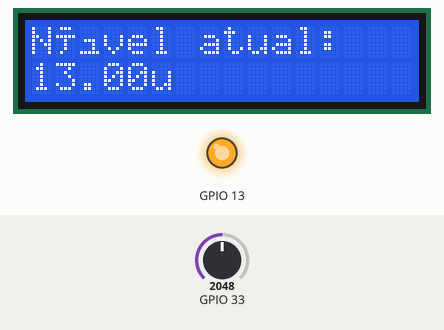
This sketch was run on a simulated ESP32. Parts: 16×2 character LCD, output pins drawn as LEDs (lit = HIGH). The inputs (shaded band) are chosen by the test bench; at power-on: GPIO 33 = 2048. WiFi joins after 1.5 s; servers stay silent unless stated; what the sketch prints to the serial monitor is not drawn.

Above: at 7.6 s.
7.7 s: GPIO 33 set to 1421
At 8.8 s:
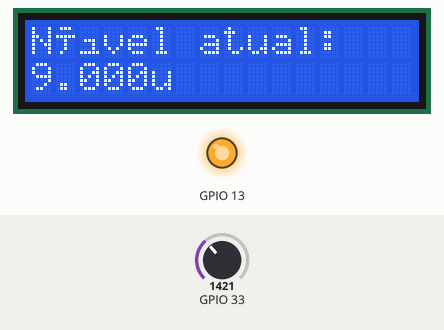
10.3 s: GPIO 33 set to 1312
At 11.0 s:
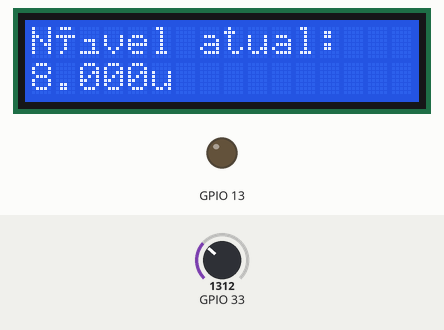
12.9 s: GPIO 33 set to 491
At 15.5 s:
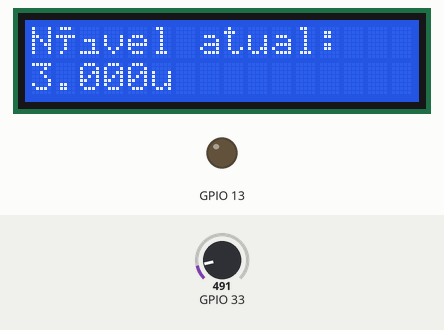
16.0 s: GPIO 33 set to 2047
At 17.8 s:
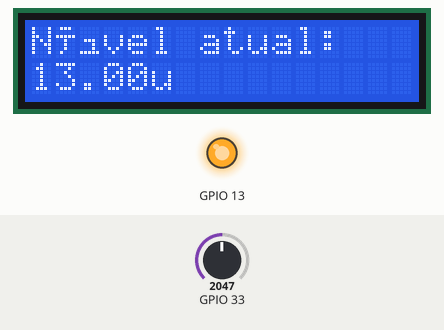
18.6 s: GPIO 33 set to 1228
At 21.2 s:
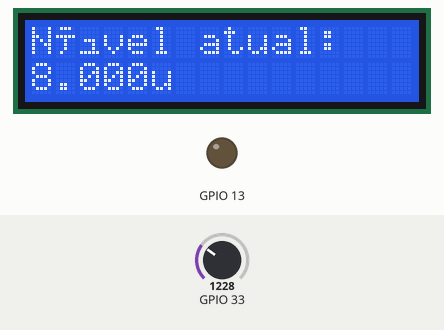
Timing chart, 0 to 22.7 s (numbered marks = the images above; inputs shaded):
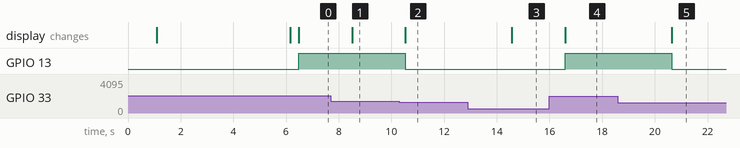

Measured:
- the behaviour switches between 1350 and 1349 on GPIO 33 (found by bisection; images 1 and 2)
- after the input at 7.7 s, the display: changes after 0.81 s (image 1)
- after the input at 10.3 s, GPIO 13: HIGH → LOW after 0.23 s; the display: changes after 0.23 s (image 2)
- after the input at 12.9 s, the display: changes after 1.7 s (image 3)
- after the input at 16.0 s, GPIO 13: LOW → HIGH after 0.59 s; the display: changes after 0.59 s (image 4)
- after the input at 18.6 s, GPIO 13: HIGH → LOW after 2.0 s; the display: changes after 2.0 s (image 5)

The sketch:

main3.ino
```cpp
#include <Wire.h>
#include <LiquidCrystal_I2C.h>


#include <HTTPClient.h>
#include <WiFi.h>
#include <WiFiAP.h>
#include <WiFiClient.h>
#include <WiFiGeneric.h>
#include <WiFiMulti.h>
#include <WiFiSTA.h>
#include <WiFiScan.h>
#include <WiFiServer.h>
#include <WiFiType.h>
#include <WiFiUdp.h>

const char* ssid = "Tozeli";
const char* password = "69VvHz1$8k#a02b";
const String url = "http://192.168.15.3:5000/";
const String get = "monitor/get";
const String post = "monitor/post";
const String getTreshold = "monitor/treshold";
//const char* getFrequency = "monitor/frequency";
//const char* getAverage = "monitor/average";
//const char* fromLast = "?fromLast=20";

HTTPClient http_post;
HTTPClient http_treshold;
//HTTPClient http_get;
//HTTPClient http_getFrequency;
//HttpClient http_getAverage;

double frequency, average;
#define UPDATE_DELAY_MS 2000
#define WAIT_TIME_SECONDS 5

float analog;
float lastAnalog;
int treshold = 9;

bool isConnected = false;

//Add display at address 0x27
LiquidCrystal_I2C lcd(0x27,16,2);

void setup() {
  lcd.begin(12, 14); // initialize the lcd
  lcd.backlight();
  lcd.setCursor(0,0);
  lcd.print("Inicializando...");
  delay(1000);

  WiFi.begin(ssid,password,6);
  for(int i = 0; i < WAIT_TIME_SECONDS || WiFi.status() != WL_CONNECTED; i++){
    //Wait for WiFi connection
    lcd.clear();
    lcd.print("Conectando...");
    delay(1000);
  }

  if(WiFi.status() != WL_CONNECTED){
    isConnected = false;
    Serial.println("Network could not be reached. Data transfer may not occur.");
    lcd.clear();
    lcd.print("Erro:");
    lcd.setCursor(0,1);
    lcd.print("Sem internet.");

  } else {
     isConnected = true;
     Serial.println("Connected successfully.");
     lcd.clear();
     lcd.print("Conectado.");
  }


  Serial.begin(9600);
  pinMode(13, OUTPUT);
  //pinMode(13, INPUT_PULLUP);

  if(isConnected){
    //Start http
    http_post.begin(url + post);
    http_treshold.begin(url + getTreshold);
    //http_get.begin(url + get);
    //http_getFrequency.begin(url + getFrequency);
    //http_getAverage.begin(url + getAverage + fromLast);

    if(http_post.GET() == -1) isConnected = false;
  }

  delay(100);
  lcd.clear();

}

void loop() {

  if(isConnected){
    if(http_treshold.GET() == 200){
    int received = http_treshold.getString().toInt();
    if(received != treshold){
        treshold = received;
      }
    }
  }
  /*
  frequency = http_getFrequency.GET();
  average = http_getAverage.GET();

  Serial.println("Average: ");
  Serial.print(average);

  Serial.println("Frequency: ");
  Serial.print(frequency); */


  analog = map(analogRead(33), 0, 1500, 0.0, 10.0);
  //analogWrite(12, map(analogRead(33), 0, 1500, 0, 255));

  Serial.println("Reading: ");
  Serial.print(analog);

  lcd.setCursor(0,0);
  lcd.print("Nível atual: ");
  lcd.setCursor(0,1);
  lcd.print(analog);
  lcd.setCursor(5,1);
  lcd.print("u");

  if(analog != lastAnalog){
    if(isConnected){
      Serial.println("httpost get:");
      Serial.print(http_post.GET());
      if(http_post.GET() > 0){
        http_post.addHeader("Content-Type", "application/json");
        String postData = "{\"WaterLevel\":" + String(analog) + "}";

        int httpResponseCode = http_post.POST(postData);
        Serial.println("Response code: ");
        Serial.print(httpResponseCode);
        if(httpResponseCode > 0){
            Serial.println(http_post.getString());
        } else{
            Serial.println("Error: ");
            Serial.print(httpResponseCode);
        }
    }
    else{
        Serial.println("Error: ");
        Serial.print(http_post.GET());
      }
    }

    if(analog >= treshold){
      digitalWrite(13, HIGH);
    }
    else digitalWrite(13, LOW);
  }

  lastAnalog = analog;
  delay(UPDATE_DELAY_MS);
  //lcd.clear();
}
```
